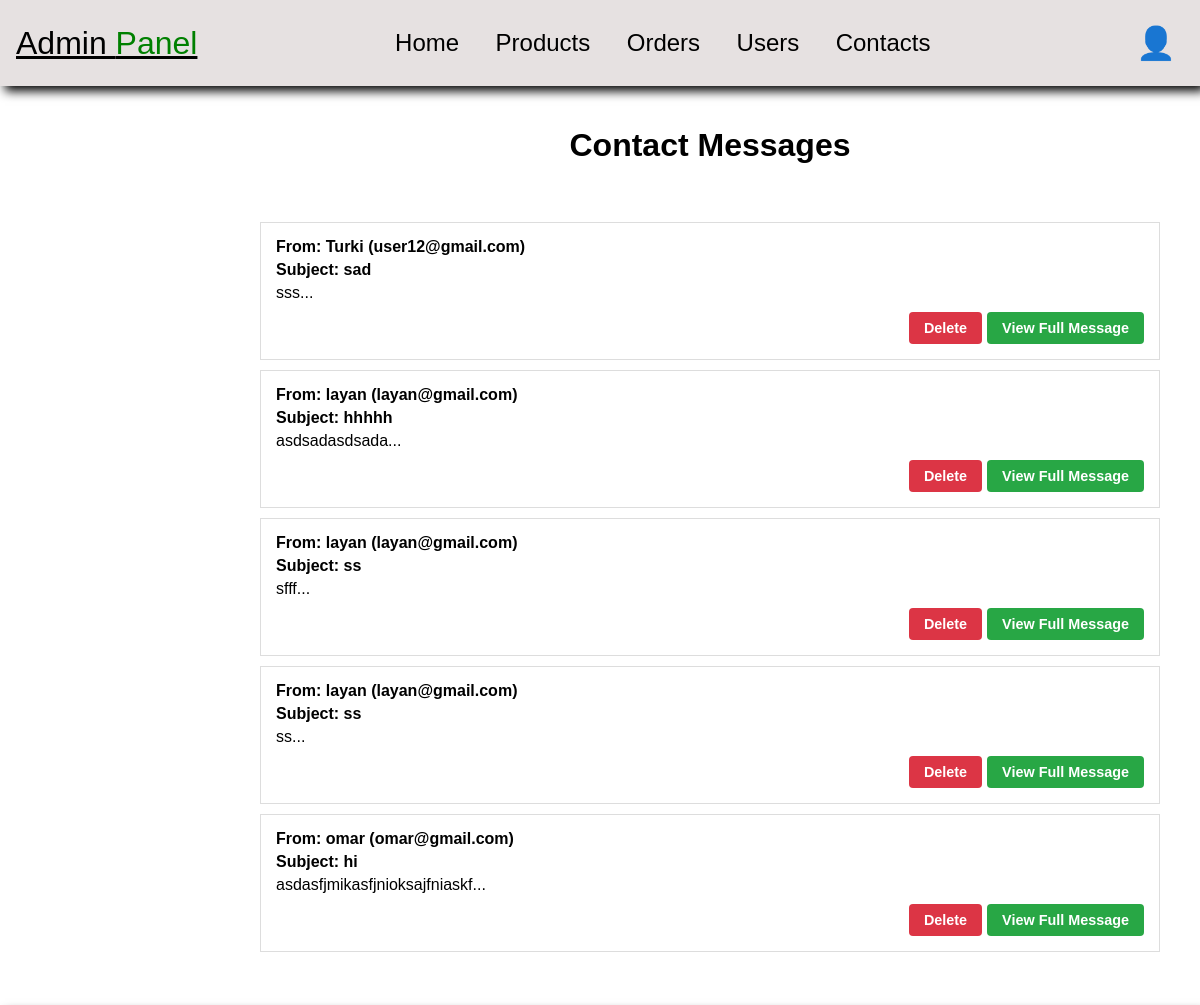
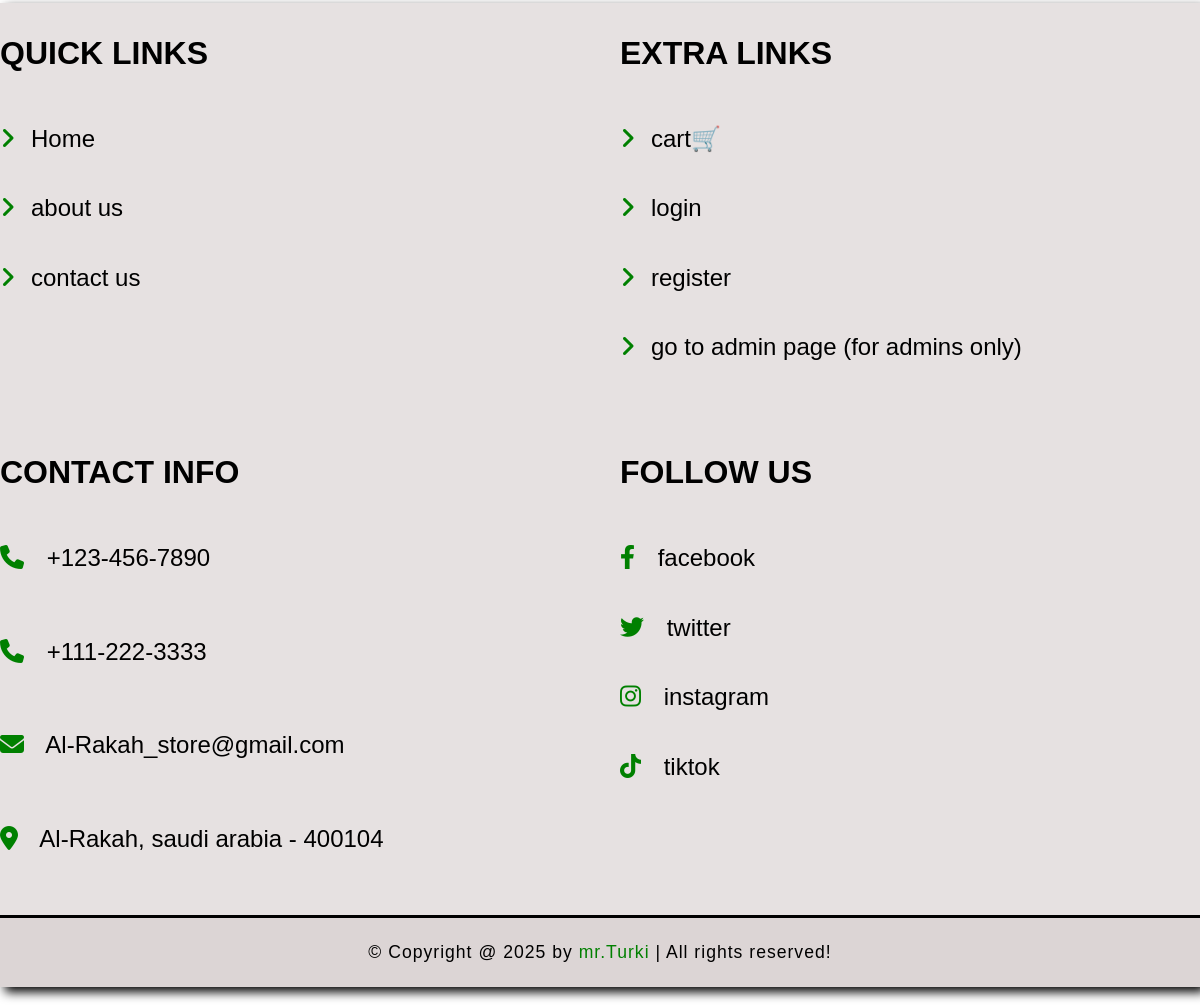
Page /GroceryStore/php/admin_contacts.php (signed in) on the committed database (2 pictures, top to bottom).
### tables this page shows
CREATE TABLE `contact_messages` (
  `id` int(11) NOT NULL AUTO_INCREMENT,
  `name` varchar(255) NOT NULL,
  `email` varchar(255) NOT NULL,
  `subject` varchar(255) DEFAULT NULL,
  `message` text NOT NULL,
  `created_at` timestamp NOT NULL DEFAULT current_timestamp(),
  `user_id` int(11) DEFAULT NULL,
  PRIMARY KEY (`id`),
  KEY `fk_user_id` (`user_id`),
  CONSTRAINT `fk_user_id` FOREIGN KEY (`user_id`) REFERENCES `users` (`id`)
);

CREATE TABLE `users` (
  `id` int(11) NOT NULL AUTO_INCREMENT,
  `Name` varchar(100) NOT NULL,
  `Email` varchar(100) NOT NULL,
  `Password` varchar(255) NOT NULL,
  `city` varchar(45) NOT NULL,
  `Address` text NOT NULL,
  `Phone` varchar(15) NOT NULL,
  `CreatedAt` timestamp NOT NULL DEFAULT current_timestamp(),
  `user_type` varchar(45) DEFAULT 'user',
  PRIMARY KEY (`id`),
  UNIQUE KEY `Email` (`Email`)
);

### GroceryStore/php/admin_contacts.php (the view, shortened to what this page needs)
<?php
require_once 'config.php';
try {
    $stmt = $conn->query("SELECT cm.*, u.Name as userName, u.email as userEmail FROM contact_messages cm LEFT JOIN users u ON cm.user_id = u.id ORDER BY cm.created_at DESC");
    $messages = $stmt->fetchAll(PDO::FETCH_ASSOC);
} catch (PDOException $e) {
    die("Database error: " . $e->getMessage());
}
?>
<!DOCTYPE html>
<html lang="en">
<head>
    <link rel="stylesheet" href="\web project\GroceryStore\css\StyleSheet.css">
</head>
<body>
    <?php include 'admin_header.php'; ?>
    <div class="user_dashboard">
        <h1 class="contact_admin_title">Contact Messages</h1>
        <div class="contact_admin_messages_container">
            <?php if (empty($messages)): ?>
                <p class="contact_admin_no_messages">No messages found.</p>
            <?php else: ?>
                <ul class="contact_admin_message_list">
                    <?php foreach ($messages as $msg): ?>
                        <li class="contact_admin_message_item">
                            <div class="contact_admin_message_sender">
                                <strong>From:</strong>
                                <?php if ($msg['userName']): ?>
                                    <?= htmlspecialchars($msg['userName']) ?> (<?= htmlspecialchars($msg['userEmail']) ?>)
                                <?php else: ?>
                                    <?= htmlspecialchars($msg['name']) ?> (<?= htmlspecialchars($msg['email']) ?>)
                                <?php endif; ?>
                            </div>
                            <div class="contact_admin_message_subject"><strong>Subject:</strong> <?= htmlspecialchars($msg['subject']) ?></div>
                            <div class="contact_admin_message_snippet"><?= substr(htmlspecialchars($msg['message']), 0, 100) ?>...</div>
                            <div class="contact_admin_message_actions">
                                <a href="admin_contacts.php?delete_id=<?= $msg['id'] ?>" class="contact_admin_btn contact_admin_demote_btn" onclick="return confirm('Delete this message?')">Delete</a>
                                <a href="view_message.php?id=<?= $msg['id'] ?>" class="contact_admin_btn contact_admin_promote_btn">View Full Message</a>
                            </div>
                        </li>
                    <?php endforeach; ?>
                </ul>
            <?php endif; ?>
        </div>
    </div>
    <?php include 'footer.php'; ?>
</body>
</html>

### GroceryStore/css/StyleSheet.css (style rules this page uses)
body { font-family: Arial, sans-serif; margin: 0; padding: 0; background-color: white; }
.user_dashboard { padding: 20px; margin-left: 220px; }
.contact_admin_messages_container { padding: 20px; }
.contact_admin_message_list { list-style: none; padding: 0; }
.contact_admin_message_item { border: 1px solid #ddd; padding: 15px; margin-bottom: 10px; }
.contact_admin_message_sender, .contact_admin_message_subject { font-weight: bold; margin-bottom: 5px; }
.contact_admin_message_snippet { margin-bottom: 10px; }
.contact_admin_message_actions { display: flex; justify-content: flex-end; }
.contact_admin_btn { padding: 8px 15px; border: none; border-radius: 4px; cursor: pointer; font-weight: bold; text-decoration: none; font-size: 0.9em; transition: background-color 0.2s; margin-left: 5px; }
.contact_admin_promote_btn { background-color: #28a745; color: white; }
.contact_admin_demote_btn { background-color: #dc3545; color: white; }
.contact_admin_title { text-align: center; }

### rows in the picture
contact_messages: user.Name "Turki", user.Email "user12@gmail.com", subject "sad", message "sss"
contact_messages: user.Name "layan", user.Email "layan@gmail.com", subject "hhhhh", message "asdsadasdsada"
contact_messages: user.Name "layan", user.Email "layan@gmail.com", subject "ss", message "sfff"
contact_messages: user.Name "layan", user.Email "layan@gmail.com", subject "ss", message "ss"
contact_messages: user.Name "omar", user.Email "omar@gmail.com", subject "hi", message "asdasfjmikasfjnioksajfniaskf"
